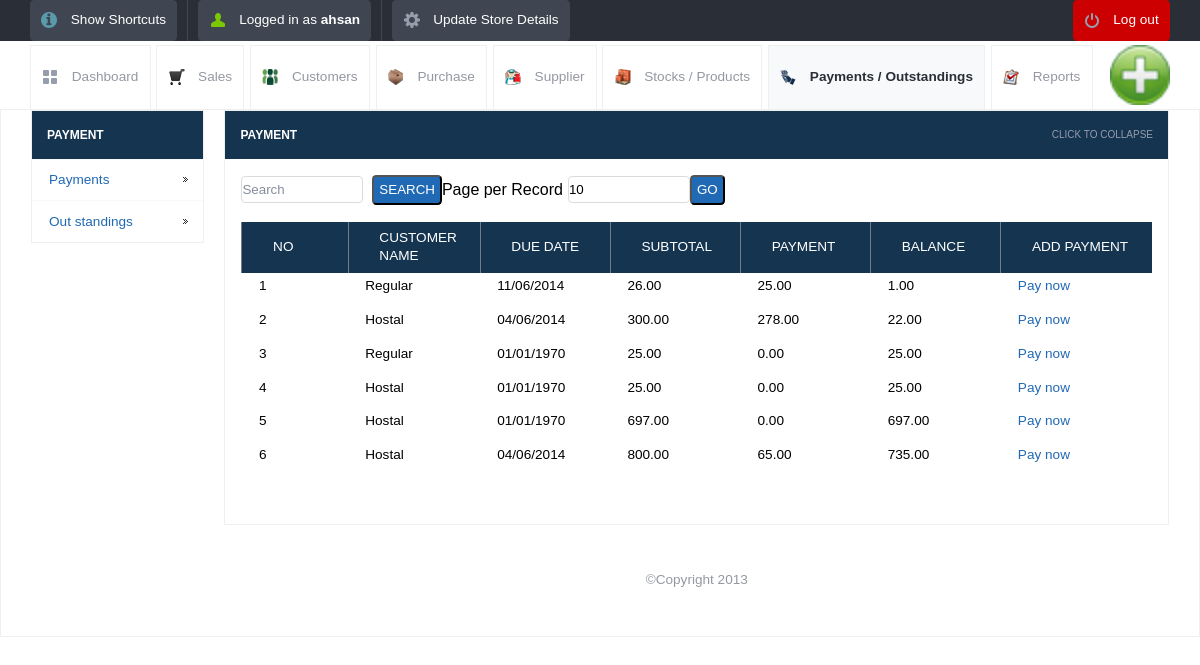
The app's page /view_payments.php (signed in) with its own data.
### tables this page shows
CREATE TABLE IF NOT EXISTS `stock_sales` (
  `id` int(10) NOT NULL AUTO_INCREMENT,
  `transactionid` varchar(250) NOT NULL,
  `stock_name` varchar(200) NOT NULL,
  `category` varchar(120) NOT NULL,
  `supplier_name` varchar(200) NOT NULL,
  `selling_price` decimal(10,2) NOT NULL,
  `quantity` decimal(10,2) NOT NULL,
  `amount` decimal(10,2) NOT NULL,
  `date` date NOT NULL,
  `username` varchar(120) NOT NULL,
  `customer_id` varchar(120) NOT NULL,
  `subtotal` decimal(10,2) NOT NULL,
  `payment` decimal(10,2) NOT NULL,
  `balance` decimal(10,2) NOT NULL,
  `discount` decimal(10,0) NOT NULL,
  `tax` decimal(10,0) NOT NULL,
  `tax_dis` varchar(100) NOT NULL,
  `dis_amount` decimal(10,0) NOT NULL,
  `grand_total` decimal(10,0) NOT NULL,
  `due` date NOT NULL,
  `mode` varchar(250) NOT NULL,
  `description` varchar(500) NOT NULL,
  `count1` int(11) NOT NULL,
  `billnumber` varchar(120) NOT NULL,
  `opp` int(255) NOT NULL,
  PRIMARY KEY (`id`)
);

### lib/db.class.php (called while the page is built, shortened)
<?php
  class DB
  {
    function DB($base, $server, $user, $pass)
    {
     $myconnection =  mysql_select_db($base)              ;
    }
    function queryUniqueObject($query, $debug = -1)
    {
      $query = "$query LIMIT 1";
      $result = mysql_query($query) or $this->debugAndDie($query);
      return mysql_fetch_object($result);
    }
  }
?>

### init.php (called while the page is built, shortened)
<?php
	include("lib/db.class.php");
	$db = new DB($config['database'], $config['host'], $config['username'], $config['password']);
?>

### view_payments.php (the view, shortened to what this page needs)
<?php
include_once("init.php");
?>
<!DOCTYPE html>
<html lang="en">
<head>
	<link rel="stylesheet" href="css/style.css">
	<?php include_once("tpl/common_js.php"); ?>
</head>
<body>
	<?php include_once("tpl/top_bar.php"); ?>
	<div id="header-with-tabs">
		<div class="page-full-width cf">
			<ul id="tabs" class="fl">
				<li><a href="dashboard.php" class="dashboard-tab">Dashboard</a></li>
				<li><a href="view_sales.php" class="sales-tab">Sales</a></li>
				<li><a href="view_customers.php" class=" customers-tab">Customers</a></li>
				<li><a href="view_purchase.php" class="purchase-tab">Purchase</a></li>
				<li><a href="view_supplier.php" class=" supplier-tab">Supplier</a></li>
				<li><a href="view_product.php" class=" stock-tab">Stocks / Products</a></li>
				<li><a href="view_payments.php" class="active-tab payment-tab">Payments / Outstandings</a></li>
				<li><a href="view_report.php" class="report-tab">Reports</a></li>
			</ul>
			<a href="#" id="company-branding-small" class="fr"><img src="<?php if(isset($_SESSION['logo'])) { echo "upload/".$_SESSION['logo'];}else{ echo "upload/posnic.png"; } ?>" alt="Point of Sale" /></a>
		</div>
	</div>
	<div id="content">
		<div class="page-full-width cf">
			<div class="side-menu fl">
				<h3>Payment</h3>
				<ul>
					<li><a href="view_payments.php">Payments</a></li>
					<li><a href="view_out_standing.php">Out standings</a></li>
				</ul>
			</div>
			<div class="side-content fr">
				<div class="content-module">
					<div class="content-module-heading cf">
						<h3 class="fl">Payment</h3>
						<span class="fr expand-collapse-text">Click to collapse</span>
					</div>
						<div class="content-module-main cf">
					<table>
<form action="" method="post" name="search" >
    <input name="searchtxt" type="text" class="round my_text_box" placeholder="Search" >
&nbsp;&nbsp;<input name="Search" type="submit" class="my_button round blue   text-upper" value="Search">
</form>
 <form action="" method="get" name="limit_go">
    Page per Record<input name="limit" type="text" class="round my_text_box" id="search_limit" style="margin-left:5px;" value="<?php if(isset($_GET['limit'])) echo $_GET['limit']; else echo "10"; ?>" size="3" maxlength="3">
    <input name="go"  type="button" value="Go" class=" round blue my_button  text-upper" onclick="return confirmLimitSubmit()">
</form>
<form name="deletefiles" action="delete.php" method="post">
					<table>
		<?php
	$limit = 10;
	$page = $_GET['page'];
	if($page)
		$start = ($page - 1) * $limit;
	else
		$start = 0;
$sql = "SELECT DISTINCT(transactionid) FROM  stock_sales where balance>0 ORDER BY date desc LIMIT $start, $limit ";
	$result = mysql_query($sql);
	if ($page == 0) $page = 1;
	$pagination = "";
?>
							<tr>
                                                            <th>No</th>
								<th>CusTomer Name</th>
								<th>Due Date</th>
								<th>subtotal </th>
								<th>Payment</th>
								<th>Balance</th>
								<th>Add Payment</th>
							</tr>
<?php $i=1; $no=$page-1; $no=$no*$limit;
while($row = mysql_fetch_array($result))
{
			$entryid=$row['transactionid'];
			$line = $db->queryUniqueObject("SELECT * FROM stock_sales WHERE transactionid='$entryid' ");
			$mysqldate=$line->due;
 		$phpdate = strtotime( $mysqldate );
 		$phpdate = date("d/m/Y",$phpdate);
										 ?>
  											<tr>
   <td>   <?php echo $no+$i; ?></td>
       	<td width="100"><?php echo $line->customer_id; ?></td>
        <td width="100"><?php echo $phpdate; ?></td>
        <td width="100"><?php echo $line->subtotal; ?></td>
		  <td width="100"><?php echo $line->payment; ?></td>
		    <td width="100"><?php echo $line->balance; ?></td>
    <td>	<a href="update_payment.php?sid=<?php echo $line->transactionid;?>&table=stock_entries&return=view_payments.php">Pay now
	</a>
	</td>
</tr>
<?php $i++; } ?>
 <tr>
       <td align="center"><div style="margin-left:20px;"><?php echo $pagination; ?></div></td>
      </tr>
</table>
</form>
		</div>
	</div>
		<div id="footer">
		<p> &copy;Copyright 2013</p>
	</div>
</body>
</html>

### css/style.css (style rules this page uses)
*, html, body, div, dl, dt, dd, ul, ol, li, h1, h2, h3, h4, h5, h6, pre, form, label, fieldset, input, p, blockquote, th, td { margin: 0; padding: 0; }
table { border-collapse: collapse; border-spacing: 0; }
fieldset, img { border: 0; }
address, caption, cite, code, dfn, em, strong, th, var { font-style: normal; font-weight: normal; }
caption, th { text-align: left; }
h1, h2, h3, h4, h5, h6 { font-weight: normal; }
a img { border: none; }
a { text-decoration: none; }
body { font-size: 1em; }
.cf:before, .cf:after { content: ""; display: table; }
.cf:after { clear:both; }
.cf { zoom: 1; }
.round { border-radius: 0.3125em; -moz-border-radius: 0.3125em; -webkit-border-radius: 0.3125em; }
p { margin-bottom: 1.25em; color: #9498a1; }
.fl { float: left; }
.fr { float: right; }
h1, h2, h3, h4, h5, h6 { margin-bottom: 0.625em; }
body, form { font-family: "Droid Sans", Helvetica, Arial, sans-serif; line-height: 1.125em; }
p, .button, form input, ul#nav li ul, ul#tabs, div.side-menu ul li a, table, .information-box, .confirmation-box, .error-box, .error-message, .warning-box, ol, .regular-ul, .custom-ul, blockquote, cite { font-size: 0.85em; }
div.content-module-heading span { font-size: 0.625em; }
h3 { font-size: 0.75em; }
a { color: #2069b4; }
.blue { background-color: #2069b4; color: white; }
.my_text_box { border: 1px solid #D9DBDD; width:120px; height:25px; }
.my_button { height:30px; padding: 0px 5px 0px 5px; }
.page-full-width { padding: 0 1.875em; }
.text-upper { text-transform: uppercase; }
div#header-with-tabs { padding:0.25em 0 0; }
a#company-branding-small img { height: 60px; }
ul#tabs { list-style-type: none; }
ul#tabs li { float: left; }
ul#tabs li a { border: 1px solid #eeefef; border-bottom: none; padding: 1.666em 0.833em; margin: 0 0.416em -1px 0; display: block; color: #9498a1; }
ul#tabs li a.dashboard-tab { background: transparent url('../images/tab-dashboard.png') no-repeat 0.833em center ; padding-left: 3em; }
ul#tabs li a.sales-tab { background: transparent url('../images/sales-icon.png') no-repeat 0.833em center ; padding-left: 3em; }
ul#tabs li a.customers-tab { background: transparent url('../images/customer-icon.png') no-repeat 0.833em center ; padding-left: 3em; }
ul#tabs li a.purchase-tab { background: transparent url('../images/purchase-icon.png') no-repeat 0.833em center ; padding-left: 3em; }
ul#tabs li a.supplier-tab { background: transparent url('../images/supplier-icon.png') no-repeat 0.833em center ; padding-left: 3em; }
ul#tabs li a.stock-tab { background: transparent url('../images/stock-icon.png') no-repeat 0.833em center ; padding-left: 3em; }
ul#tabs li a.payment-tab { background: transparent url('../images/payment-icon.png') no-repeat 0.833em center ; padding-left: 3em; }
ul#tabs li a.report-tab { background: transparent url('../images/report-icon.png') no-repeat 0.833em center ; padding-left: 3em; }
ul#tabs li a.active-tab, ul#tabs li a.active-tab:hover { background-color: #f8f9fa; font-weight: bold; color: #2a2e36; }
table { width: 100%; margin-bottom: 1.25em; }
table th { background-color: #153450; color: white; text-transform: uppercase; padding: 0.55em .7em 0.55em 2.25em; border-left: 1px solid #747c8a; }
table tbody td { padding: 0.33em 0 0.833em 1.25em; }
table th:first-child { width: 4em ; }
table th:last-child { width: 7em; }
div#content { background: #000000000 url('../images/artwork-pattern.png') repeat-x left bottom; border: 1px solid #eeefef; padding: 0em ; }
div.side-menu { background: #153450; border: 1px solid #eeefef; width: 15%; margin-bottom: 1em; }
div.side-menu h3 { text-transform: uppercase; font-weight: bold; margin: 1.25em; color: white; }
div.side-menu ul { list-style-type: none; }
div.side-menu ul li a { padding: 0.833em 1.25em; border-top: 1px solid #f8f9fa; display: block; background: white url('../images/menu-dark-indicator.png') no-repeat right center; }
div.side-content { width: 83%; }
div.content-module { background: white; margin-bottom: 1em; border: 1px solid #eeefef; }
div.content-module-heading { background: #153450; cursor: pointer; }
div.content-module-heading h3 { text-transform: uppercase; color: white; font-weight: bold; margin: 1.25em; }
div.content-module-heading span { color: #969dac; text-transform: uppercase; margin: 1.5em; }
div.content-module-main { padding: 1em; }
div#footer { text-align: center; padding: 1.875em 0; }

### records on screen
stock_sales: customer "Regular", due "11/06/2014", subtotal "26.00", payment "25.00", balance "1.00"
stock_sales: customer "Hostal", due "04/06/2014", subtotal "300.00", payment "278.00", balance "22.00"
stock_sales: customer "Regular", due "01/01/1970", subtotal "25.00", payment "0.00", balance "25.00"
stock_sales: customer "Hostal", due "01/01/1970", subtotal "25.00", payment "0.00", balance "25.00"
stock_sales: customer "Hostal", due "01/01/1970", subtotal "697.00", payment "0.00", balance "697.00"
stock_sales: customer "Hostal", due "04/06/2014", subtotal "800.00", payment "65.00", balance "735.00"

### other values on screen
$POSNIC['username'] "ahsan"
$no+$i "1"
$no+$i "2"
$no+$i "3"
$no+$i "4"
$no+$i "5"
$no+$i "6"
